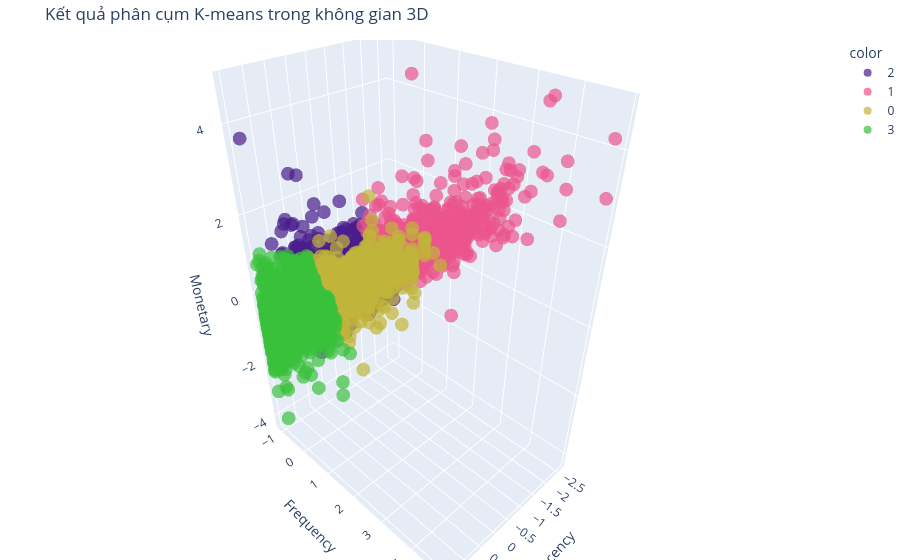

Here is the notebook cell this chart was saved with:
### Markdown cell above
> **Nhận xét:**

*   **Hình dạng phân bố:** Biểu đồ này cho thấy mối quan hệ giữa "Độ mới" (Recency) và "Tần suất" (Frequency).
*   **Trục hoành (Recency):** Các điểm trải dài từ 0 đến hơn 350 ngày.
*   **Trục tung (Frequency):** Phần lớn tập trung ở mức thấp (< 50), nhưng có một số điểm vọt lên rất cao (> 200).
*   **Các cụm quan sát được (Clusters):**
    *   **Cụm màu sáng (trắng/be):** Tập trung ở Recency cao (> 100) và Frequency thấp. Đây là nhóm **khách hàng ngủ đông hoặc đã rời bỏ**.
    *   **Cụm màu cam/đỏ:** Nằm ở Recency thấp (< 50) và Frequency thấp đến trung bình. Đây là nhóm **khách hàng mới hoặc khách hàng vãng lai**.
    *   **Cụm màu tím/hồng đậm:** Tập trung sát gốc tọa độ (Recency cực thấp) nhưng Frequency rất cao. Đây chính là nhóm **Khách hàng trung thành/VIP**.
*   **Đánh giá:** Biểu đồ 2D này cho thấy sự phân tách khá tốt theo chiều dọc (Frequency) và chiều ngang (Recency). Nhóm VIP tách biệt hẳn lên phía trên bên trái.

### Code cell
# Đừng quên dùng dữ liệu GỐC (chưa scale) để hiển thị tooltip cho dễ hiểu
# Nhưng tô màu (color) thì dùng kết quả label từ K-means

fig = px.scatter_3d(
    rfm_scaled, # Nên dùng df gốc để hiện số thực (gram, mm)
    x='Recency', 
    y='Frequency', 
    z='Monetary',  # Thêm chiều cân nặng
    color=km.labels_.astype(str), # Tô màu theo cụm K-means tìm được
    color_discrete_sequence=['#491D8B', '#EB548C', "#C1B43A","#3AC13C"],
    title='Kết quả phân cụm K-means trong không gian 3D',
    opacity=0.7
)
fig.update_layout(margin=dict(l=0, r=0, b=0, t=40))
fig.show()

### Figure 1 — Plotly figure (JSON) as saved in the notebook; plotly's stock layout.template omitted (floating-point values rounded to 4 significant figures; data arrays with more than 128 entries replaced by an {"elided": "..."} marker saying what was removed)
{"data": [{"hovertemplate": "color=2<br>Recency=%{x}<br>Frequency=%{y}<br>Monetary=%{z}<extra></extra>", "legendgroup": "2", "marker": {"color": "#491D8B", "opacity": 0.7, "symbol": "circle"}, "mode": "markers", "name": "2", "scene": "scene", "showlegend": true, "type": "scatter3d", "x": {"elided": "1255 float values"}, "y": {"elided": "1255 float values"}, "z": {"elided": "1255 float values"}}, {"hovertemplate": "color=1<br>Recency=%{x}<br>Frequency=%{y}<br>Monetary=%{z}<extra></extra>", "legendgroup": "1", "marker": {"color": "#EB548C", "opacity": 0.7, "symbol": "circle"}, "mode": "markers", "name": "1", "scene": "scene", "showlegend": true, "type": "scatter3d", "x": {"elided": "751 float values"}, "y": {"elided": "751 float values"}, "z": {"elided": "751 float values"}}, {"hovertemplate": "color=0<br>Recency=%{x}<br>Frequency=%{y}<br>Monetary=%{z}<extra></extra>", "legendgroup": "0", "marker": {"color": "#C1B43A", "opacity": 0.7, "symbol": "circle"}, "mode": "markers", "name": "0", "scene": "scene", "showlegend": true, "type": "scatter3d", "x": {"elided": "760 float values"}, "y": {"elided": "760 float values"}, "z": {"elided": "760 float values"}}, {"hovertemplate": "color=3<br>Recency=%{x}<br>Frequency=%{y}<br>Monetary=%{z}<extra></extra>", "legendgroup": "3", "marker": {"color": "#3AC13C", "opacity": 0.7, "symbol": "circle"}, "mode": "markers", "name": "3", "scene": "scene", "showlegend": true, "type": "scatter3d", "x": {"elided": "1572 float values"}, "y": {"elided": "1572 float values"}, "z": {"elided": "1572 float values"}}], "layout": {"legend": {"title": {"text": "color"}, "tracegroupgap": 0}, "margin": {"b": 0, "l": 0, "r": 0, "t": 40}, "scene": {"domain": {"x": [0, 1], "y": [0, 1]}, "xaxis": {"title": {"text": "Recency"}}, "yaxis": {"title": {"text": "Frequency"}}, "zaxis": {"title": {"text": "Monetary"}}}, "title": {"text": "Kết quả phân cụm K-means trong không gian 3D"}}}
